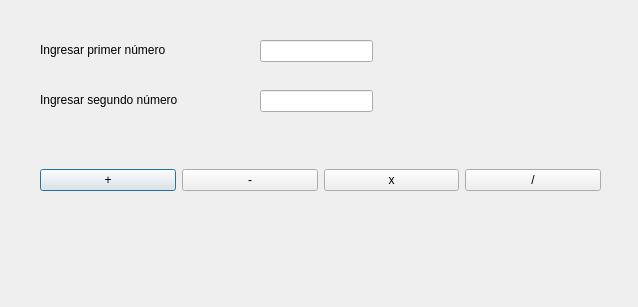
<?xml version="1.0" encoding="UTF-8"?>
<ui version="4.0">
 <class>calculadora</class>
 <widget class="QDialog" name="calculadora">
  <property name="geometry">
   <rect>
    <x>0</x>
    <y>0</y>
    <width>638</width>
    <height>307</height>
   </rect>
  </property>
  <property name="windowTitle">
   <string>Calculadora</string>
  </property>
  <widget class="QWidget" name="horizontalLayoutWidget">
   <property name="geometry">
    <rect>
     <x>40</x>
     <y>140</y>
     <width>561</width>
     <height>80</height>
    </rect>
   </property>
   <layout class="QHBoxLayout" name="horizontalLayout">
    <item>
     <widget class="QPushButton" name="btn_suma">
      <property name="text">
       <string>+</string>
      </property>
     </widget>
    </item>
    <item>
     <widget class="QPushButton" name="btn_resta">
      <property name="text">
       <string>-</string>
      </property>
     </widget>
    </item>
    <item>
     <widget class="QPushButton" name="btn_multiplicar">
      <property name="text">
       <string>x</string>
      </property>
     </widget>
    </item>
    <item>
     <widget class="QPushButton" name="btn_division">
      <property name="text">
       <string>/</string>
      </property>
     </widget>
    </item>
   </layout>
  </widget>
  <widget class="QLabel" name="lbl_primer_numero">
   <property name="geometry">
    <rect>
     <x>40</x>
     <y>40</y>
     <width>151</width>
     <height>20</height>
    </rect>
   </property>
   <property name="text">
    <string>Ingresar primer número</string>
   </property>
  </widget>
  <widget class="QLabel" name="lbl_segundo_numero">
   <property name="geometry">
    <rect>
     <x>40</x>
     <y>90</y>
     <width>161</width>
     <height>20</height>
    </rect>
   </property>
   <property name="text">
    <string>Ingresar segundo número</string>
   </property>
  </widget>
  <widget class="QLineEdit" name="txt_primer_numero">
   <property name="geometry">
    <rect>
     <x>260</x>
     <y>40</y>
     <width>113</width>
     <height>22</height>
    </rect>
   </property>
  </widget>
  <widget class="QLineEdit" name="txt_segundo_numero">
   <property name="geometry">
    <rect>
     <x>260</x>
     <y>90</y>
     <width>113</width>
     <height>22</height>
    </rect>
   </property>
  </widget>
  <widget class="QLabel" name="lbl_resultado">
   <property name="geometry">
    <rect>
     <x>210</x>
     <y>240</y>
     <width>251</width>
     <height>31</height>
    </rect>
   </property>
   <property name="text">
    <string/>
   </property>
  </widget>
 </widget>
 <resources/>
 <connections/>
</ui>
